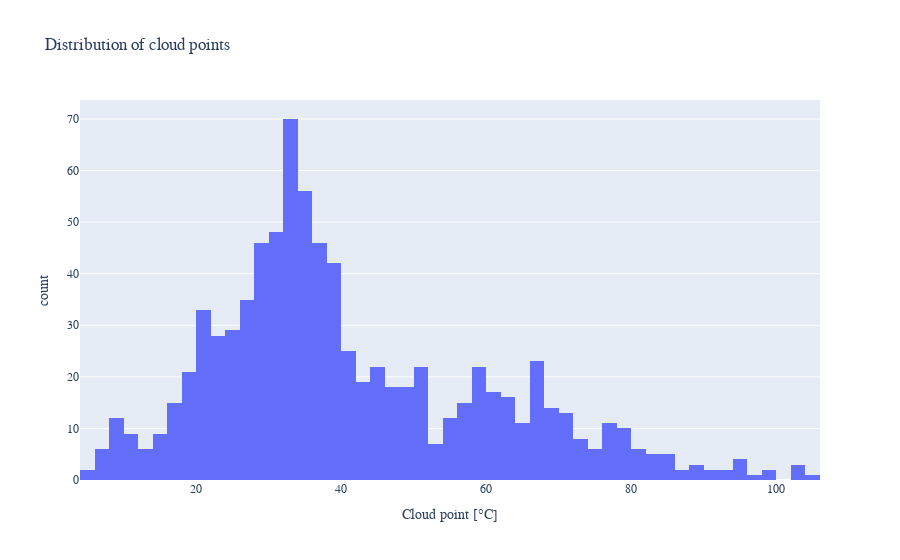

Notebook cell for this chart:
### Code cell
# plot the distribution of the important polymer property - here the cloud point
figure = px.histogram(
    x=df["cloud_point"],
    title="Distribution of cloud points",
    labels={"x": "Cloud point [°C]", "y": "Number of entries"},
    nbins=100,
)
figure.update_layout(font_family = "Calibri")

figure.show()

### Figure 1 — Plotly figure (JSON) as saved in the notebook; plotly's stock layout.template omitted (floating-point values rounded to 4 significant figures; data arrays with more than 128 entries replaced by an {"elided": "..."} marker saying what was removed)
{"data": [{"alignmentgroup": "True", "bingroup": "x", "hovertemplate": "Cloud point [°C]=%{x}<br>count=%{y}<extra></extra>", "legendgroup": "", "marker": {"color": "#636efa", "pattern": {"shape": ""}}, "name": "", "nbinsx": 100, "offsetgroup": "", "orientation": "v", "showlegend": false, "x": {"elided": "858 float values"}, "xaxis": "x", "yaxis": "y", "type": "histogram"}], "layout": {"xaxis": {"anchor": "y", "domain": [0.0, 1.0], "title": {"text": "Cloud point [°C]"}}, "yaxis": {"anchor": "x", "domain": [0.0, 1.0], "title": {"text": "count"}}, "legend": {"tracegroupgap": 0}, "title": {"text": "Distribution of cloud points"}, "barmode": "relative", "font": {"family": "Calibri"}}}
